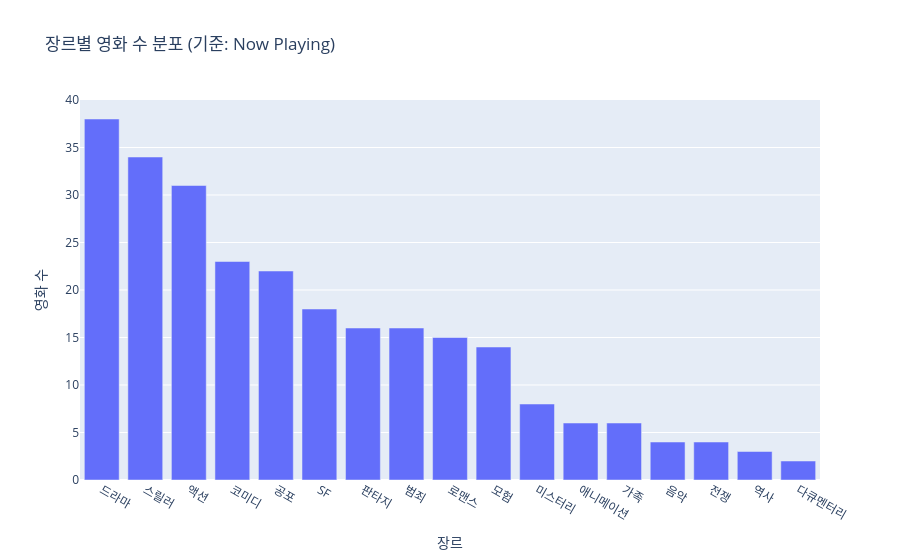

The code cell stored with this chart in its notebook:
### Code cell
import plotly.express as px

fig = px.bar(
    agg.sort_values("movie_count", ascending=False),
    x="genre",
    y="movie_count",
    title="장르별 영화 수 분포 (기준: Now Playing)"

)

fig.update_layout(xaxis_title="장르", yaxis_title="영화 수")
fig.show()

### Figure 1 — Plotly figure (JSON) as saved in the notebook; plotly's stock layout.template omitted (floating-point values rounded to 4 significant figures)
{"data": [{"alignmentgroup": "True", "hovertemplate": "genre=%{x}<br>movie_count=%{y}<extra></extra>", "legendgroup": "", "marker": {"color": "#636efa", "pattern": {"shape": ""}}, "name": "", "offsetgroup": "", "orientation": "v", "showlegend": false, "textposition": "auto", "type": "bar", "x": ["드라마", "스릴러", "액션", "코미디", "공포", "SF", "판타지", "범죄", "로맨스", "모험", "미스터리", "애니메이션", "가족", "음악", "전쟁", "역사", "다큐멘터리"], "xaxis": "x", "y": [38, 34, 31, 23, 22, 18, 16, 16, 15, 14, 8, 6, 6, 4, 4, 3, 2], "yaxis": "y"}], "layout": {"barmode": "relative", "legend": {"tracegroupgap": 0}, "title": {"text": "장르별 영화 수 분포 (기준: Now Playing)"}, "xaxis": {"anchor": "y", "domain": [0, 1], "title": {"text": "장르"}}, "yaxis": {"anchor": "x", "domain": [0, 1], "title": {"text": "영화 수"}}}}
